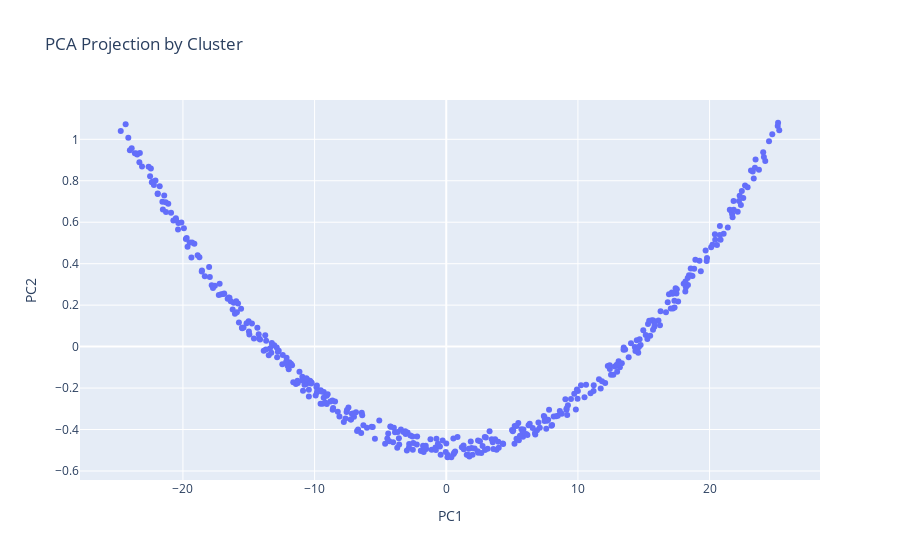

The code cell stored with this chart in its notebook:
### Code cell
pts_2d, pca =pca_fit_plane(wire_points)
pts_2d.shape

df = pd.DataFrame(pts_2d, columns=["PC1", "PC2"])


# 2D scatter plot with color per cluster
fig = px.scatter(df, x="PC1", y="PC2", title="PCA Projection by Cluster")
fig.show()

### Figure 1 — Plotly figure (JSON) as saved in the notebook; plotly's stock layout.template omitted (floating-point values rounded to 4 significant figures; data arrays with more than 128 entries replaced by an {"elided": "..."} marker saying what was removed)
{"data": [{"hovertemplate": "PC1=%{x}<br>PC2=%{y}<extra></extra>", "legendgroup": "", "marker": {"color": "#636efa", "symbol": "circle"}, "mode": "markers", "name": "", "orientation": "v", "showlegend": false, "type": "scatter", "x": {"elided": "417 float values"}, "xaxis": "x", "y": {"elided": "417 float values"}, "yaxis": "y"}], "layout": {"legend": {"tracegroupgap": 0}, "title": {"text": "PCA Projection by Cluster"}, "xaxis": {"anchor": "y", "domain": [0, 1], "title": {"text": "PC1"}}, "yaxis": {"anchor": "x", "domain": [0, 1], "title": {"text": "PC2"}}}}
